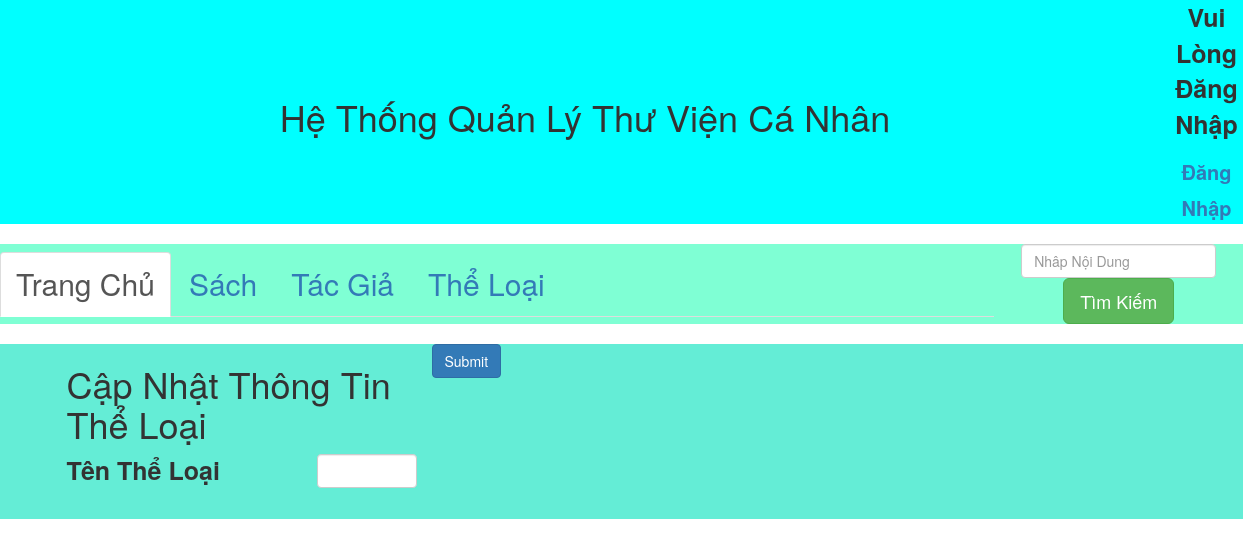
Before: /editcategory/2 with the older database file.
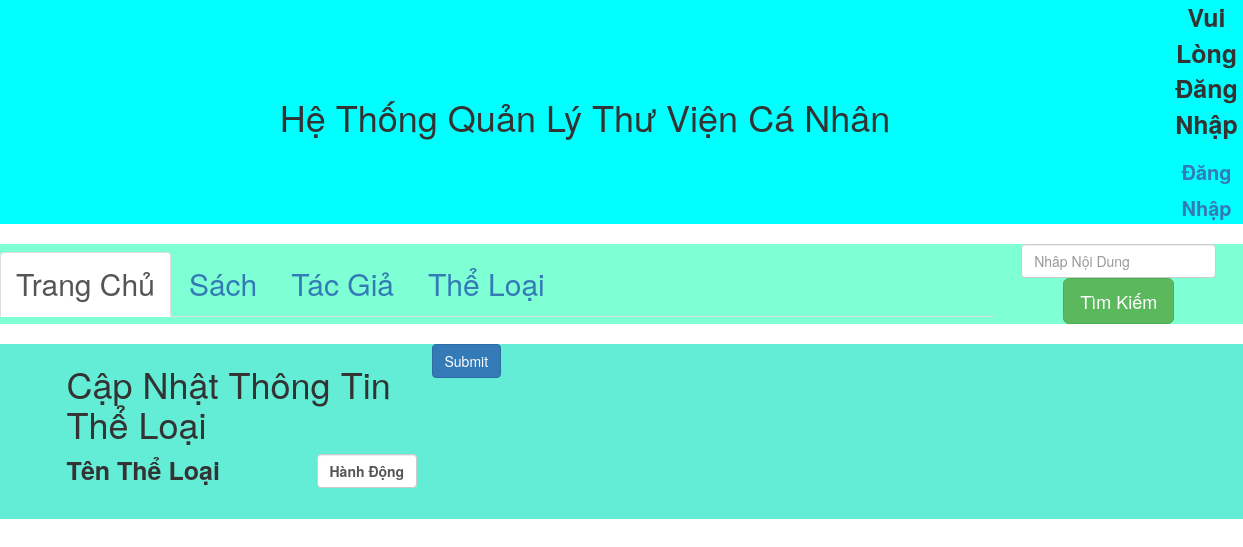
After: the same page with the newer database file.
### catalog/models.py (models this page shows)
class Category(models.Model):
    id = models.AutoField(primary_key=True)
    name = models.CharField(max_length=32)

### catalog/views.py (the view)
# urls.py: path('editcategory/<id>', views.editcategory),
def editcategory(request, id):
    category_obj = models.Category.objects.filter(id=id).first()
    if request.method == "POST":
        name = request.POST.get("name")
        models.Category.objects.filter(id=id).update(name=name)
        return redirect("/category/")
    return render(request, "category/editcategory.html", {"category_obj": category_obj})

### templates/category/editcategory.html (shortened to what this page needs)
{% extends "base.html" %}
{% block content %}
<div class="container">
    <div class="col-md-4">
        <h1>Cập Nhật Thông Tin Thể Loại</h1>
        <form action="" method="post">
            <div class="form-group">
                <table Style=" padding-left: 20px; padding-bottom: 15px; text-align: left; padding-left: 20px ;">
                    <tr>
                        <th style="width:250px; text-align: left;">
                            <label for="category">Tên Thể Loại</label>
                        </th>
                        <th>
                            <input type="text" class="form-control" style="margin-bottom: 5px;" id="category"
                                name="name" value="{{ category_obj.name }}">
                        </th>
                    </tr>
                </table>
            </div>
    </div>
    <div style="padding-left: 60px; padding-bottom: 10px;" class="form-group">
        <button  type="submit" class="btn btn-primary">Submit</button>
    </div>
</div>
</div>
{% endblock %}

Changed rows visible on the page:
added Category: name "Hành Động"
